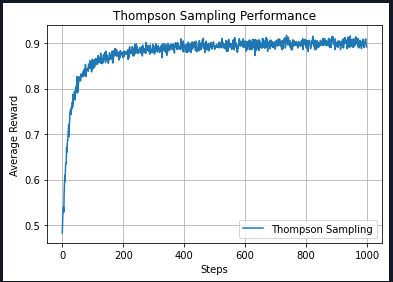

Python code for this plot:
# -*- coding: utf-8 -*-
"""
Created on Tue Apr 29 17:37:49 2025

@author: yao79
"""

import numpy as np
import matplotlib.pyplot as plt

class ThompsonSamplingBandit:
    def __init__(self, k=10, steps=1000, runs=2000):
        self.k = k
        self.steps = steps
        self.runs = runs

    def run(self):
        average_rewards = np.zeros(self.steps)

        for run in range(self.runs):
            # 每次 run 隨機生成真實機率值
            true_probs = np.random.rand(self.k)
            alpha = np.ones(self.k)
            beta = np.ones(self.k)
            rewards = []

            for t in range(self.steps):
                # 從每個 arm 的 Beta 分布抽樣
                theta = np.random.beta(alpha, beta)
                action = np.argmax(theta)
                reward = np.random.binomial(1, true_probs[action])
                rewards.append(reward)

                # 更新參數
                alpha[action] += reward
                beta[action] += (1 - reward)

            average_rewards += (np.array(rewards) - average_rewards) / (run + 1)
        return average_rewards

# 執行
steps = 1000
ts_bandit = ThompsonSamplingBandit(steps=steps)
ts_rewards = ts_bandit.run()

# 繪圖
plt.plot(ts_rewards, label="Thompson Sampling")
plt.xlabel("Steps")
plt.ylabel("Average Reward")
plt.title("Thompson Sampling Performance")
plt.grid()
plt.legend()
plt.show()
